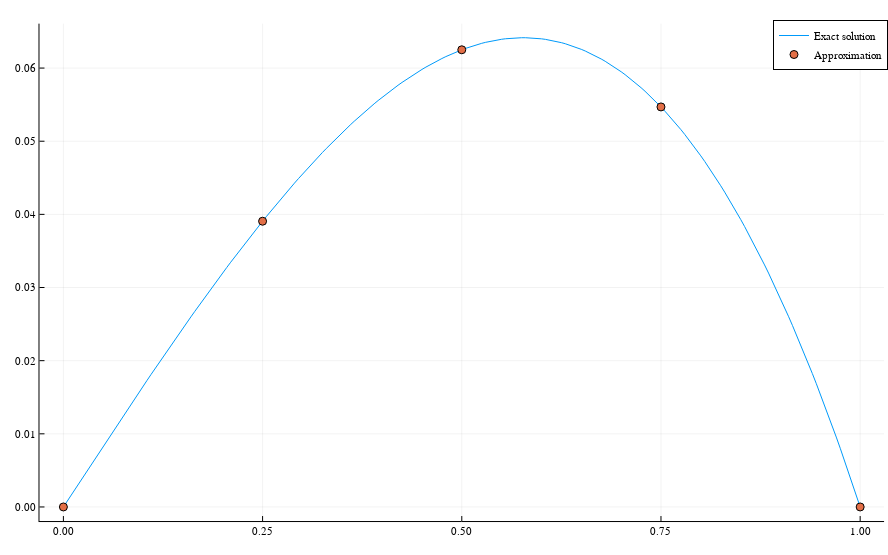

Notebook code cell kept with this figure:
### Code cell
exact_solution_2 = x -> (1/6)*(x - x^3)

u = finite_elements(NELEM, x->x, ϕ, ϕ_prime)

plotly()
plot(sol_domain, exact_solution_2.(sol_domain), labels="Exact solution")
plot!(result_domain, u, seriestype = :scatter, size = (888, 555), labels="Approximation")

### Figure 1 — Plotly figure (JSON) as saved in the notebook; plotly's stock layout.template omitted (floating-point values rounded to 4 significant figures; data arrays with more than 128 entries replaced by an {"elided": "..."} marker saying what was removed)
{"data": [{"colorbar": {"title": ""}, "legendgroup": "Exact solution", "line": {"color": "rgba(0, 154, 250, 1.000)", "dash": "solid", "shape": "linear", "width": 1}, "mode": "lines", "name": "Exact solution", "showlegend": true, "type": "scatter", "x": {"elided": "201 float values"}, "xaxis": "x", "y": {"elided": "201 float values"}, "yaxis": "y", "zmax": null, "zmin": null}, {"colorbar": {"title": ""}, "legendgroup": "Approximation", "marker": {"color": "rgba(227, 111, 71, 1.000)", "line": {"color": "rgba(0, 0, 0, 1.000)", "width": 1}, "size": 8, "symbol": "circle"}, "mode": "markers", "name": "Approximation", "showlegend": true, "type": "scatter", "x": [0, 0.25, 0.5, 0.75, 1], "xaxis": "x", "y": [0, 0.03906, 0.0625, 0.05469, 0], "yaxis": "y", "zmax": null, "zmin": null}], "layout": {"annotations": [], "height": 555, "legend": {"bgcolor": "rgba(255, 255, 255, 1.000)", "bordercolor": "rgba(0, 0, 0, 1.000)", "borderwidth": 1, "font": {"color": "rgba(0, 0, 0, 1.000)", "family": "sans-serif", "size": 11}, "title": {"font": {"color": "rgba(0, 0, 0, 1.000)", "family": "sans-serif", "size": 15}, "text": ""}, "tracegroupgap": 0, "traceorder": "normal", "x": 1, "xanchor": "auto", "y": 1, "yanchor": "auto"}, "margin": {"b": 20, "l": 0, "r": 0, "t": 20}, "paper_bgcolor": "rgba(255, 255, 255, 1.000)", "plot_bgcolor": "rgba(255, 255, 255, 1.000)", "showlegend": true, "width": 888, "xaxis": {"anchor": "y", "domain": [0.04447, 0.9956], "gridcolor": "rgba(0, 0, 0, 0.100)", "gridwidth": 0.5, "linecolor": "rgba(0, 0, 0, 1.000)", "mirror": false, "range": [-0.03, 1.03], "showgrid": true, "showline": true, "showticklabels": true, "tickangle": 0, "tickcolor": "rgb(0, 0, 0)", "tickfont": {"color": "rgba(0, 0, 0, 1.000)", "family": "sans-serif", "size": 11}, "tickmode": "array", "ticks": "inside", "ticktext": ["0.00", "0.25", "0.50", "0.75", "1.00"], "tickvals": [0, 0.25, 0.5, 0.75, 1], "title": "", "titlefont": {"color": "rgba(0, 0, 0, 1.000)", "family": "sans-serif", "size": 15}, "type": "-", "visible": true, "zeroline": false, "zerolinecolor": "rgba(0, 0, 0, 1.000)"}, "yaxis": {"anchor": "x", "domain": [0.02711, 0.9929], "gridcolor": "rgba(0, 0, 0, 0.100)", "gridwidth": 0.5, "linecolor": "rgba(0, 0, 0, 1.000)", "mirror": false, "range": [-0.001924, 0.06607], "showgrid": true, "showline": true, "showticklabels": true, "tickangle": 0, "tickcolor": "rgb(0, 0, 0)", "tickfont": {"color": "rgba(0, 0, 0, 1.000)", "family": "sans-serif", "size": 11}, "tickmode": "array", "ticks": "inside", "ticktext": ["0.00", "0.01", "0.02", "0.03", "0.04", "0.05", "0.06"], "tickvals": [0, 0.01, 0.02, 0.03, 0.04, 0.05, 0.06], "title": "", "titlefont": {"color": "rgba(0, 0, 0, 1.000)", "family": "sans-serif", "size": 15}, "type": "-", "visible": true, "zeroline": false, "zerolinecolor": "rgba(0, 0, 0, 1.000)"}}}
